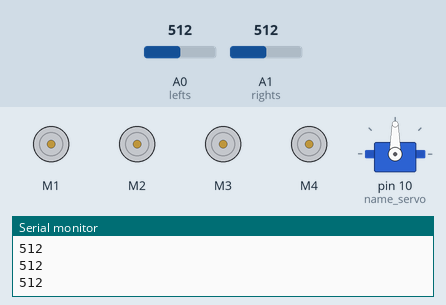
The sketch below on a simulated Arduino Uno, built with avr-gcc and run on an emulated ATmega328P. Shown: 4 × DC motor (green arrow = forward, orange = backward, longer = faster), servo, the last lines printed to the serial monitor. The test bench sets the inputs (shaded band); at power-on: A0 (lefts) = 512, A1 (rights) = 512.

Above: at 1.2 s.
1.3 s: A0 (lefts) set to 369
4.3 s: A0 (lefts) set to 338
At 4.66 s:
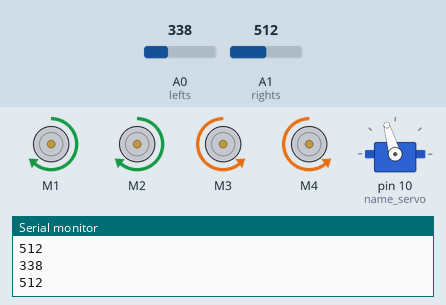
7.3 s: A1 (rights) set to 358
10.3 s: A1 (rights) set to 335
At 10.45 s:
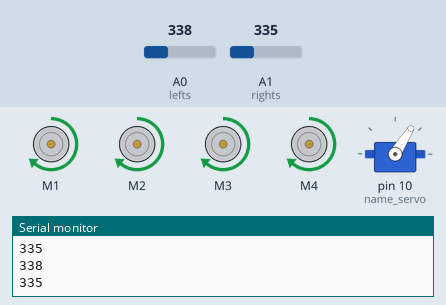
13.3 s: A0 (lefts) set to 360
At 13.66 s:
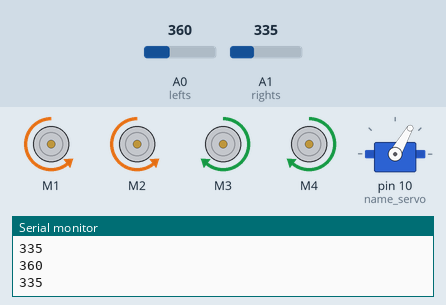
16.3 s: A1 (rights) set to 360
At 16.5 s:
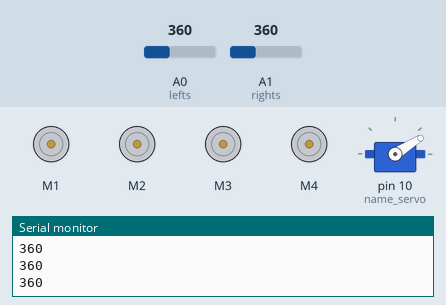
Timing chart, 0 to 20.3 s (numbered marks = the images above; inputs shaded):
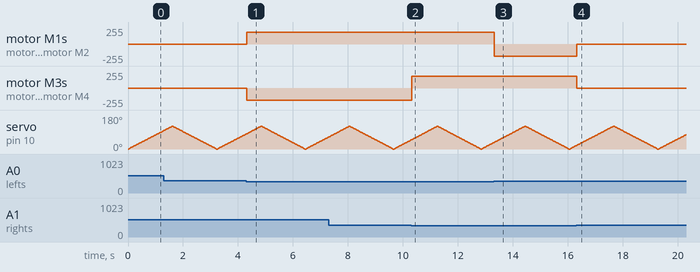

The sketch:

LINE_FOLLOWING_DRIP_IRRIGATION_CAR.ino
```cpp
#include <AFMotor.h>
#include <Servo.h>
#define lefts A0
#define rights A1

AF_DCMotor motor1(1, MOTOR12_1KHZ);
AF_DCMotor motor2(2, MOTOR12_1KHZ);
AF_DCMotor motor3(3, MOTOR34_1KHZ);
AF_DCMotor motor4(4, MOTOR34_1KHZ);
Servo name_servo;
int servo_position = 0;

void setup() {
  motor1.setSpeed(180);
  motor2.setSpeed(180);
  motor3.setSpeed(180);
  motor4.setSpeed(180);
  pinMode(lefts,INPUT);
  pinMode(rights,INPUT);
  name_servo.attach(10);
  Serial.begin(9600);
}

void loop(){
  Serial.println(analogRead(lefts));
  Serial.println(analogRead(rights));
  for(servo_position = 0; servo_position<=120;servo_position+=2){
    Serial.println(analogRead(lefts));
    Serial.println(analogRead(rights));
    if(analogRead(lefts)<=350 && analogRead(rights)<=350){
      //Forward
      motor1.run(FORWARD);
      motor2.run(FORWARD);
      motor3.run(FORWARD);
      motor4.run(FORWARD);
    }
    //line detected by left sensor
    else if(analogRead(lefts)<=350 && !analogRead(rights)<=350){
      //turn left
      motor1.run(FORWARD);
      motor2.run(FORWARD);
      motor3.run(BACKWARD);
      motor4.run(BACKWARD);

    }
    //line detected by right sensor
    else if(!analogRead(lefts)<=350 && analogRead(rights)<=350){
      //turn right
      motor1.run(BACKWARD);
      motor2.run(BACKWARD);
      motor3.run(FORWARD);
      motor4.run(FORWARD);

    }
    //line detected by both
    else if(!analogRead(lefts)<=350 && !analogRead(rights)<=350){
      //stop
      motor1.run(RELEASE);
      motor2.run(RELEASE);
      motor3.run(RELEASE);
      motor4.run(RELEASE);

    }
    name_servo.write(servo_position);
    delay(25);

  }
  //line detected by none
  if(analogRead(lefts)<=350 && analogRead(rights)<=350){
    //Forward
    motor1.run(FORWARD);
    motor2.run(FORWARD);
    motor3.run(FORWARD);
    motor4.run(FORWARD);
  }
  //line detected by left sensor
  else if(analogRead(lefts)<=350 && !analogRead(rights)<=350){
    //turn left
    motor1.run(FORWARD);
    motor2.run(FORWARD);
    motor3.run(BACKWARD);
    motor4.run(BACKWARD);

  }
  //line detected by right sensor
  else if(!analogRead(lefts)<=350 && analogRead(rights)<=350){
    //turn right
    motor1.run(BACKWARD);
    motor2.run(BACKWARD);
    motor3.run(FORWARD);
    motor4.run(FORWARD);

  }
  //line detected by both
  else if(!analogRead(lefts)<=350 && !analogRead(rights)<=350){
    //stop
    motor1.run(RELEASE);
    motor2.run(RELEASE);
    motor3.run(RELEASE);
    motor4.run(RELEASE);


  }
  for(servo_position = 120; servo_position >= 0; servo_position-=2){
    Serial.println(analogRead(lefts));
    Serial.println(analogRead(rights));
    if(analogRead(lefts)<=350 && analogRead(rights)<=350){
      //Forward
      motor1.run(FORWARD);
      motor2.run(FORWARD);
      motor3.run(FORWARD);
      motor4.run(FORWARD);
    }
    //line detected by left sensor
    else if(analogRead(lefts)<=350 && !analogRead(rights)<=350){
      //turn left
      motor1.run(FORWARD);
      motor2.run(FORWARD);
      motor3.run(BACKWARD);
      motor4.run(BACKWARD);

    }
    //line detected by right sensor
    else if(!analogRead(lefts)<=350 && analogRead(rights)<=350){
      //turn right
      motor1.run(BACKWARD);
      motor2.run(BACKWARD);
      motor3.run(FORWARD);
      motor4.run(FORWARD);

    }
    //line detected by both
    else if(!analogRead(lefts)<=350 && !analogRead(rights)<=350){
      //stop
      motor1.run(RELEASE);
      motor2.run(RELEASE);
      motor3.run(RELEASE);
      motor4.run(RELEASE);

    }
    name_servo.write(servo_position);
    delay(25);
  }
}
```

Measured:
- the behaviour switches between 351 and 350 on A0 (lefts) (found by bisection; images 0 and 1)
- the behaviour switches between 351 and 350 on A1 (rights) (found by bisection; images 1 and 2)
- after the input at 4.3 s, motor M1, motor M2: stopped → forward 180/255 at once; motor M3, motor M4: stopped → backward 180/255 at once
- after the input at 10.3 s, motor M3, motor M4: backward 180/255 → forward 180/255 at once
- after the input at 13.3 s, motor M1, motor M2: forward 180/255 → backward 180/255 at once
- after the input at 16.3 s, motor M1, motor M2: backward 180/255 → stopped at once; motor M3, motor M4: forward 180/255 → stopped at once
